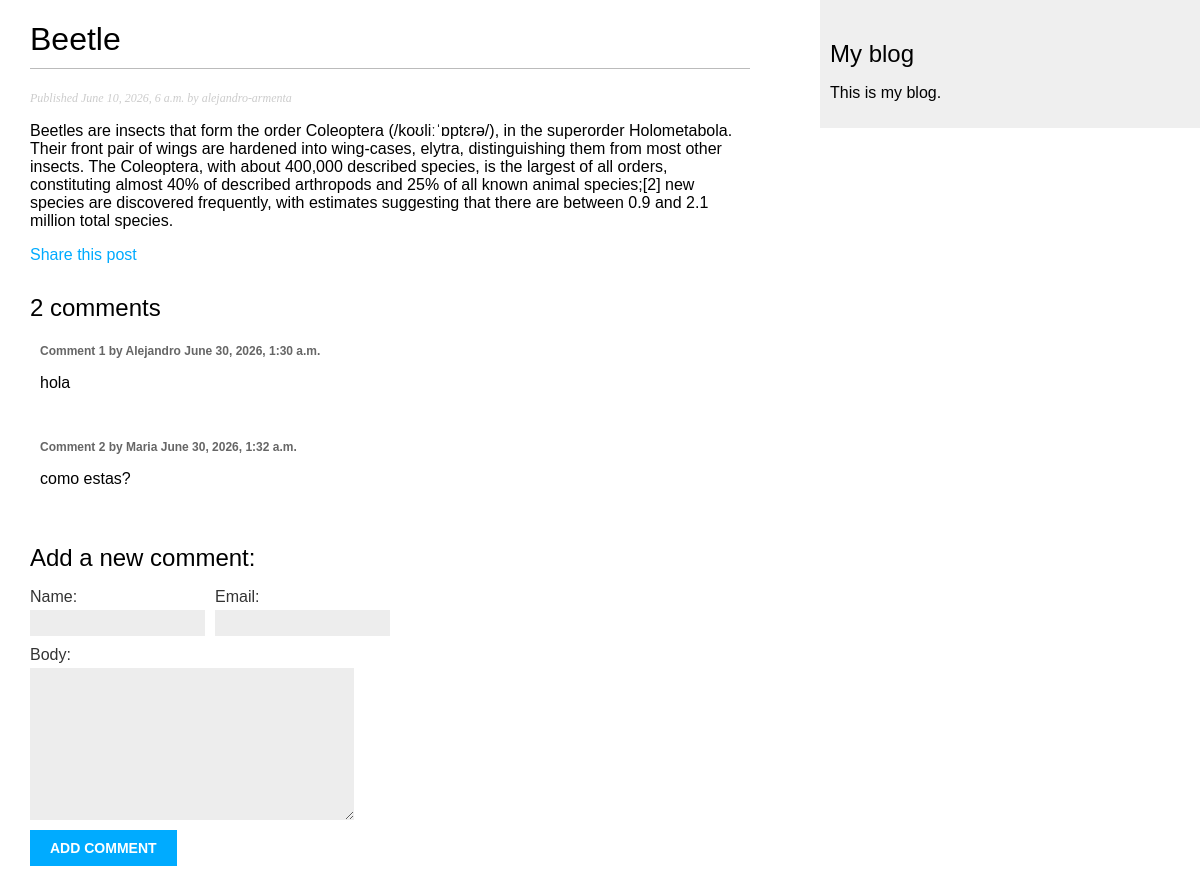
The app's page /blog/2026/6/10/beetle/ with its own data.
### blog/models.py (models this page shows, shortened)
class Post(models.Model):
    class Status(models.TextChoices):
        DRAFT = "DF", "Draft"
        PUBLISHED = "PB", "Published"
    title = models.CharField(max_length=250)
    slug = models.SlugField(max_length=250, unique_for_date="publish")
    author = models.ForeignKey(
        settings.AUTH_USER_MODEL, on_delete=models.CASCADE, related_name="blog_posts"
    )
    body = models.TextField()
    publish = models.DateTimeField(default=timezone.now)
    created = models.DateTimeField(auto_now_add=True)
    updated = models.DateTimeField(auto_now=True)
    status = models.CharField(max_length=2, choices=Status, default=Status.DRAFT)
    objects = models.Manager()
    published = PublishedManager()
    tags = TaggableManager()
    class Meta:
        ordering = ["-publish"]
        indexes = [models.Index(fields=["-publish"])]

class Comment(models.Model):
    post = models.ForeignKey(Post, on_delete=models.CASCADE, related_name="comments")
    name = models.CharField(max_length=80)
    email = models.EmailField()
    body = models.TextField()
    created = models.DateTimeField(auto_now_add=True)
    updated = models.DateTimeField(auto_now=True)
    active = models.BooleanField(default=True)
    class Meta:
        ordering = ["created"]
        indexes = [models.Index(fields=["created"])]

### blog/views.py (the view)
def post_detail(request, year, month, day, post):
    post = get_object_or_404(
        Post,
        status=Post.Status.PUBLISHED,
        publish__year=year,
        publish__month=month,
        publish__day=day,
        slug=post,
    )
    comments = post.comments.filter(active=True)
    form = CommentForm()
    return render(
        request,
        "blog/post/detail.html",
        {"post": post, "comments": comments, "form": form},
    )

### blog/forms.py
class CommentForm(forms.ModelForm):
    bound_field_class = CommentBoundField
    class Meta:
        model = Comment
        fields = ["name", "email", "body"]

### blog/templates/blog/post/detail.html (shortened to what this page needs)
{% extends "blog/base.html" %}
{% block content %}
    <h1>{{ post.title }}</h1>
    <p class="date">
        Published {{ post.publish }} by {{ post.author }}
    </p>
    {{ post.body|linebreaks }}
    <p>
        <a href="{% url 'blog:post_share' post.id %}">
            Share this post
        </a>
    </p>
    {% with comments.count as total_comments %}
        <h2>
            {{ total_comments }} comment{{ total_comments|pluralize }}
        </h2>
    {% endwith %}
    {% for comment in comments %}
        <div class="comment">
            <p class="info">
                Comment {{ forloop.counter }} by {{ comment.name }}
                {{ comment.created }}
            </p>
            {{ comment.body|linebreaks }}
        </div>
    {% empty %}
        <p>There are no comments.</p>
    {% endfor %}
    {% include 'blog/post/includes/comment_form.html' %}
{% endblock %}

### blog/static/css/blog.css (style rules this page uses)
body { margin:0; padding:0; font-family:helvetica, sans-serif; }
a { color:#00abff; text-decoration:none; }
h1 { font-weight:normal; border-bottom:1px solid #bbb; padding:0 0 10px 0; }
h2 { font-weight:normal; margin:30px 0 0; }
p.date { color:#ccc; font-family: georgia, serif; font-size: 12px; font-style: italic; }
label { float:left; clear:both; color:#333; margin-bottom:4px; }
input, textarea { clear:both; float:left; margin:0 0 10px; background:#ededed; border:0; padding:6px 10px; font-size:12px; }
.comment { padding:10px; }
.comment .info { font-weight:bold; font-size:12px; color:#666; }

### records on screen
Post: title "Beetle", publish "June 10, 2026, 6 a.m.", author "alejandro-armenta", body "Beetles are insects that form the order Coleoptera (/koʊliːˈɒptɛrə/), in the superorder Holometabola. Their front pair of wings are hardened into wing-cases, elytra, distinguishing them from most other insects. The Coleoptera, with about 400,000 described species, is the largest of all orders, constituting almost 40% of described arthropods and 25% of all known animal species;[2] new species are discovered frequently, with estimates suggesting that there are between 0.9 and 2.1 million total species."
Comment: name "Alejandro", created "June 30, 2026, 1:30 a.m.", body "hola"
Comment: name "Maria", created "June 30, 2026, 1:32 a.m.", body "como estas?"

### other values on screen
{{ total_comments }} "2"
